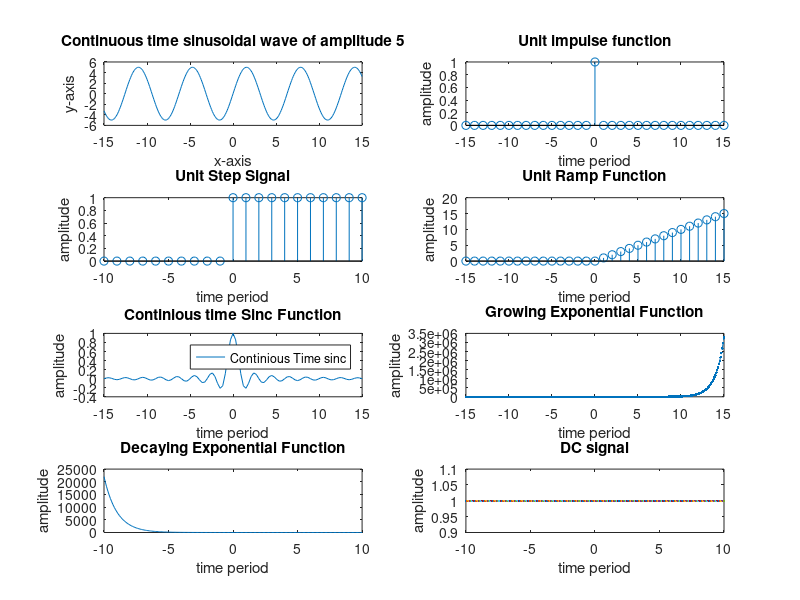

MATLAB code for this plot:
%Generate a continuous time sinusoidal wave of amplitude 5.
x=[-15:0.1:15];
y=5*sin(x);
subplot(4,2,1)
plot(x,y);
title('Continuous time sinusoidal wave of amplitude 5');
xlabel('x-axis');
ylabel('y-axis');

%Generate a unit impulse function
time_period = [-15:1:15];
amplitude = [zeros(1,15), ones(1,1), zeros(1,15)];
subplot(4,2,2)
stem(time_period,amplitude);
title('Unit impulse function');
xlabel('time period');
ylabel('amplitude');

%Generate a unit step function.

stepx=[-10:1:10];
stepy= stepx>=0;
subplot(4,2,3)
stem(stepx,stepy);
title('Unit Step Signal');
xlabel('time period');
ylabel('amplitude');

%Generate a unit ramp function.
rampx=[-15:1:15];
rampy= (rampx>=0).*rampx;
subplot(4,2,4)
stem(rampx,rampy);
title('Unit Ramp Function');
xlabel('time period');
ylabel('amplitude')

%Generate a continuous time sinc function
X = [-15:0.3:15];
y = sinc(X);
subplot(4,2,5)
plot(X,y);
title('Continious time Sinc Function');
xlabel('time period');
ylabel('amplitude');
legend('Continious Time sinc');

%Generate a continuous time exponential(growing, decaying, DC signal)

%growing signal
subplot(4,2,6);
x=[-15:0.1:15];
y=exp(x);
plot(x,y,'.-.');
title('Growing Exponential Function');
xlabel('time period');
ylabel('amplitude');

%decaying signal
subplot(4,2,7);
x=[-10:0.1:10];
y=exp(-x);
plot(x,y);
title('Decaying Exponential Function');
xlabel('time period');
ylabel('amplitude');

%DC Signal
subplot(4,2,8);
x=[-10:0.1:10];
y=1;
plot(x,y,'.-.');
title('DC signal');
xlabel('time period');
ylabel('amplitude');
